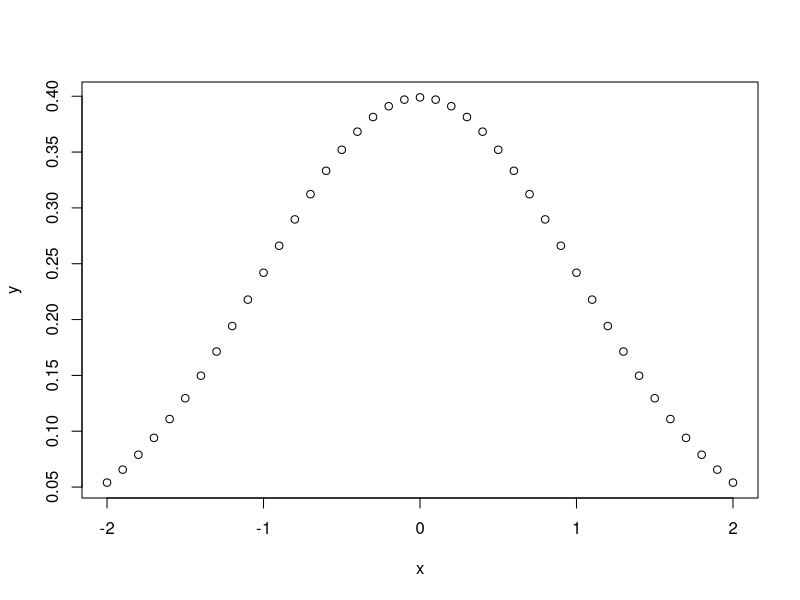
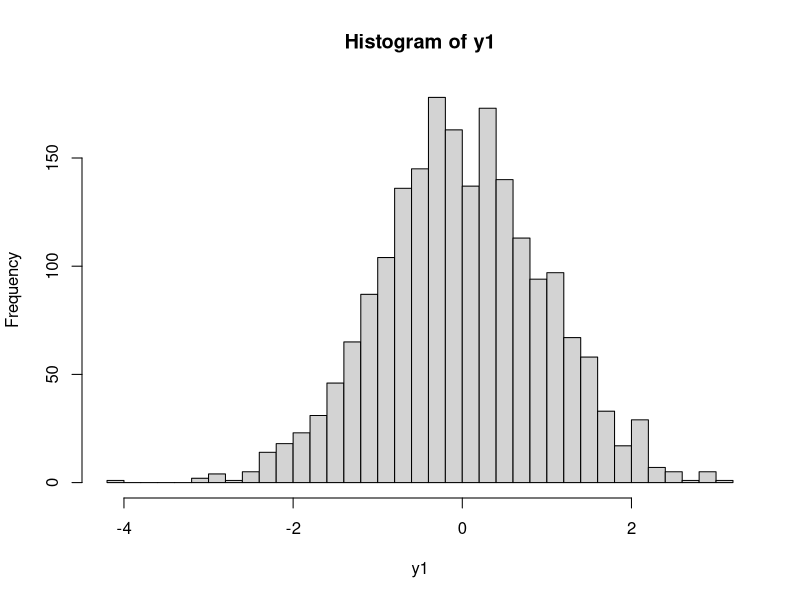

R code for these plots, in order:
# From http://www.cyclismo.org/tutorial/R/probability.html
help(Distributions)
# height of normal distribution at x
dnorm(c(0, 1, 2))
# Cumulative Distribution Function
pnorm(c(0, 1, 2))
# inverse of pnorm, given probability outputs Z-score
qnorm(pnorm(c(0, 1, 2)))
qnorm(c(0.85, 0.9, 0.95, 0.99))
# normal distribution curve
x <- seq(-2,2,by=.1)
y <- dnorm(x)
plot(x,y)
#rnorm generates random numbers whose distribution is normal
rnorm(5)
# generate a histogram resembling normal distribution
y1 = rnorm(2000)
hist(y1, breaks=40)